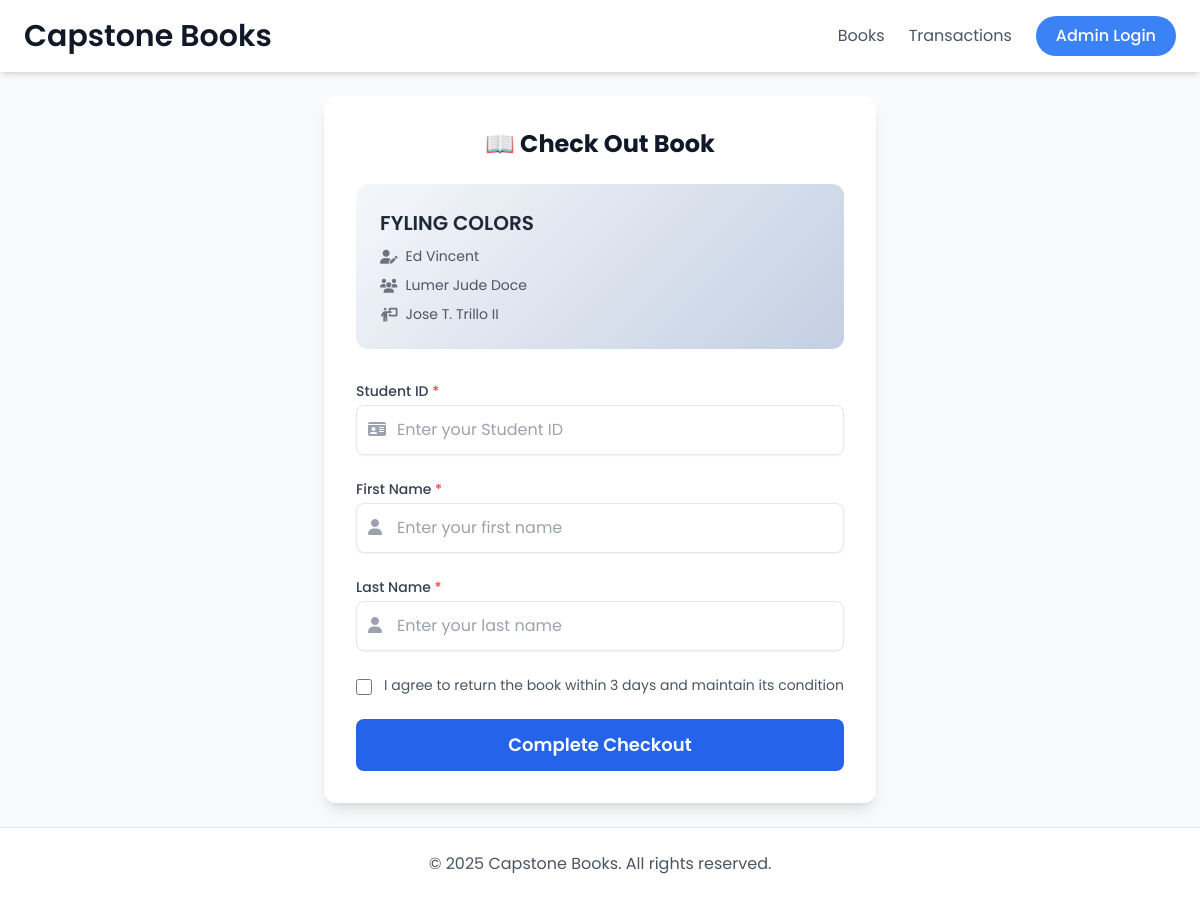
The page /checkout/2/ on the database its author committed.
### books/models.py (models this page shows, shortened)
class Book(models.Model):
    STATUS_CHOICES = [
        ('AVAILABLE', 'Available'),
        ('CHECKED_OUT', 'Checked Out'),
    ]
    title = models.CharField(max_length=200)
    authors = models.ManyToManyField(Author, related_name='books')
    panelists = models.ManyToManyField(Panelist, blank=True)
    adviser = models.ForeignKey(
        Adviser,
        null=True,
        blank=True,
        on_delete=models.SET_NULL
    )
    cover_image = models.ImageField(
        upload_to='book_covers/',
        blank=True,
        null=True
    )
    status = models.CharField(
        max_length=20,
        choices=STATUS_CHOICES,
        default='AVAILABLE'
    )
    date_added = models.DateTimeField(auto_now_add=True)
    borrower = models.ForeignKey(
        CustomUser,
        null=True,
        blank=True,
        on_delete=models.SET_NULL,
        related_name='borrowed_books'
    )
    abstract = models.TextField(
        blank=True, null=True, help_text='Enter the abstract of the book.')
    keywords = models.TextField(blank=True, help_text='Comma-separated keywords for this book.')
    approval_sheet = models.FileField(
        upload_to='approval_sheets/',
        blank=True,
        null=True,
        help_text='Upload the approval sheet (PDF only)',
    )

class Person(models.Model):
    name = models.CharField(max_length=200)
    class Meta:
        abstract = True

class Author(Person):
    pass

class Panelist(Person):
    pass

class Adviser(Person):
    pass

### books/views.py (the view, shortened to what this page needs)
# urls.py: path('checkout/<int:book_id>/', views.checkout_book, name='checkout_book'),
def checkout_book(request, book_id):
    book = get_object_or_404(Book, pk=book_id)
    return render(request, 'books/checkout_form.html', {
        'book': book,
        'authors': book.authors.all()  # Pass authors to template
    })

### books/templates/books/checkout_form.html (shortened to what this page needs)
{% extends 'books/base.html' %}
{% block content %}
<div class="max-w-2xl mx-auto">
    <div class="bg-white p-8 rounded-xl shadow-lg">
  <h2 class="text-2xl font-bold text-gray-900 mb-6 text-center">
            📖 Check Out Book
  </h2>
        <div class="book-info mb-8">
            <h3>{{ book.title }}</h3>
            <div class="space-y-2">
                {% if book.authors.exists %}
                <p class="flex items-center">
                    <i class="fa-solid fa-user-pen mr-2 text-gray-500"></i>
                    {% for author in book.authors.all %}
                        {{ author.name }}{% if not forloop.last %}, {% endif %}
                    {% endfor %}
                </p>
                {% endif %}
                {% if book.panelists.exists %}
                <p class="flex items-center">
                    <i class="fa-solid fa-users mr-2 text-gray-500"></i>
                    {% for panelist in book.panelists.all %}
                        {{ panelist.name }}{% if not forloop.last %}, {% endif %}
                    {% endfor %}
                </p>
                {% endif %}
                {% if book.adviser %}
                <p class="flex items-center">
                    <i class="fa-solid fa-person-chalkboard mr-2 text-gray-500"></i>
                    {{ book.adviser.name }}
                </p>
                {% endif %}
            </div>
        </div>
        <form method="post" id="checkout-form" class="space-y-6">
      <div class="relative">
                <label class="block text-sm font-medium text-gray-700 mb-1">
                    Student ID <span class="text-red-500">*</span>
                </label>
        <input
          type="text"
          name="borrower_id"
          required
                    pattern="[0-9]{4}-[0-9]{4}"
                    title="Student ID must be in the format YYYY-NNNN (e.g., 2022-2058)"
                    class="form-input w-full border p-3 pl-10 rounded-lg shadow-sm focus:ring-2 focus:ring-blue-300 outline-none"
          placeholder="Enter your Student ID"
                    oninput="this.value = this.value.toUpperCase()"
        />
                <i class="fa-solid fa-id-card text-gray-400 absolute left-3 top-10"></i>
      </div>
      <div class="relative">
                <label class="block text-sm font-medium text-gray-700 mb-1">
                    First Name <span class="text-red-500">*</span>
                </label>
        <input
          type="text"
          name="first_name"
                    required
                    class="form-input w-full border p-3 pl-10 rounded-lg shadow-sm focus:ring-2 focus:ring-blue-300 outline-none"
                    placeholder="Enter your first name"
        />
                <i class="fa-solid fa-user text-gray-400 absolute left-3 top-10"></i>
      </div>
      <div class="relative">
                <label class="block text-sm font-medium text-gray-700 mb-1">
                    Last Name <span class="text-red-500">*</span>
                </label>
        <input
          type="text"
          name="last_name"
                    required
                    class="form-input w-full border p-3 pl-10 rounded-lg shadow-sm focus:ring-2 focus:ring-blue-300 outline-none"
                    placeholder="Enter your last name"
        />
                <i class="fa-solid fa-user text-gray-400 absolute left-3 top-10"></i>
            </div>
            <div class="flex items-start space-x-3">
                <input
                    type="checkbox"
                    id="terms"
                    required
                    class="mt-1 h-4 w-4 text-blue-600 focus:ring-blue-500 border-gray-300 rounded"
                />
                <label for="terms" class="text-sm text-gray-600">
                    I agree to return the book within 3 days and maintain its condition
                </label>
      </div>
      <button
        type="submit"
                class="submit-button w-full bg-blue-600 text-white py-3 rounded-lg text-lg font-semibold hover:bg-blue-700 transition-all relative"
                onclick="this.classList.add('loading')"
      >
                <span class="button-text">Complete Checkout</span>
      </button>
        </form>
    </div>
</div>
{% endblock %}

### books/templates/books/base.html (style rules this page uses)
:root { --primary-color: #3B82F6; --primary-hover: #2563EB; }
body { font-family: 'Poppins', sans-serif; min-height: 100vh; display: flex; flex-direction: column; }

### books/templates/books/checkout_form.html (style rules this page uses)
.form-input { transition: all 0.3s ease; }
.book-info { background: linear-gradient(135deg, #f5f7fa 0%, #c3cfe2 100%); border-radius: 12px; padding: 1.5rem; margin-bottom: 2rem; }
.book-info h3 { font-size: 1.25rem; font-weight: 600; color: #1f2937; margin-bottom: 0.5rem; }
.book-info p { color: #4b5563; font-size: 0.875rem; }
.submit-button { position: relative; overflow: hidden; }
.submit-button::after { content: ''; position: absolute; top: 50%; left: 50%; width: 0; height: 0; background: rgba(255, 255, 255, 0.2); border-radius: 50%; transform: translate(-50%, -50%); transition: width 0.6s ease, height 0.6s ease; }

### rows shown on the page
Book: title "FYLING COLORS", adviser.name "Jose T. Trillo II"
Author: name "Ed Vincent"
Panelist: name "Lumer Jude Doce"
